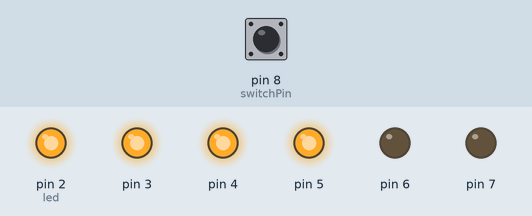
Recording of a sketch running on a simulated Arduino Uno, built with avr-gcc and run on an emulated ATmega328P. Shown: output pins drawn as LEDs (lit = HIGH). Dashed ring = blinking. Inputs (shaded band) come from the test bench; at power-on: pin 8 (switchPin) HIGH.

Above: at 13.4 s.
13.5 s: pin 8 (switchPin) pulled LOW for 0.15 s
At 14.8 s:
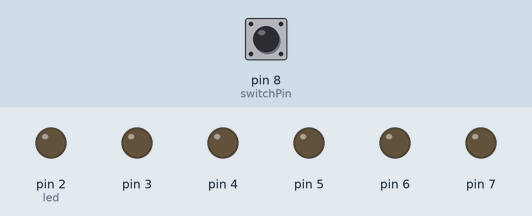
33.1 s: pin 8 (switchPin) pulled LOW for 1 s
At 49.7 s:
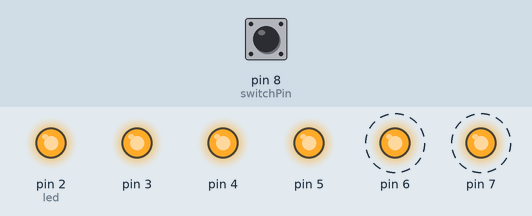
Timing chart, 0 to 56.6 s (numbered marks = the images above; inputs shaded):
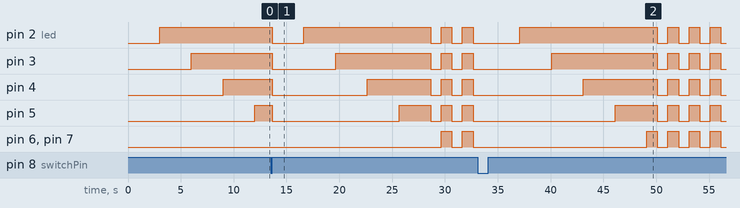

Measured:
- by itself, pin 2 (led): repeats every 2.0 s: LOW 1.0 s, HIGH 1.0 s

The sketch:

hourglass.ino
```cpp
const int switchPin = 8;
unsigned long previousTime = 0;
int switchState = 0;
int prevSwitchState = 0;

int led = 2;
// 60mins -> 10mins intervals
// long interval = 600000;

// 3 seconds intervals
long interval = 3000;

boolean flashLights = false;
int flashLightState = HIGH;
long flashInterval = 1000;
unsigned long previousFlashTime = 0;

void setup()
{
    for (int x = 2; x < 8; x++)
    {
        pinMode(x, OUTPUT);
    }

    pinMode(switchPin, INPUT);
}

void loop()
{
    unsigned long currentTime = millis();

    // Flash lights
    if (flashLights && currentTime - previousFlashTime > flashInterval)
    {
        if (flashLightState == HIGH)
        {
            flashLightState = LOW;
        }
        else
        {
            flashLightState = HIGH;
        }

        for (int x = 2; x < 8; x++)
        {
            digitalWrite(x, flashLightState);
        }
        previousFlashTime = currentTime;
    }
    else
    {
        // Incrementing the lights
        if (currentTime - previousTime > interval)
        {
            previousTime = currentTime;
            digitalWrite(led++, HIGH);
            if (led == 7)
            {
                flashLights = true;
                digitalWrite(LED_BUILTIN, HIGH);
            }
        }
    }

    switchState = digitalRead(switchPin);
    if (switchState != prevSwitchState)
    {
        for (int x = 2; x < 8; x++)
        {
            digitalWrite(x, LOW);
        }

        led = 2;
        previousTime = currentTime;
        flashLights = false;
        digitalWrite(LED_BUILTIN, LOW);
    }

    prevSwitchState = switchState;
}
```
